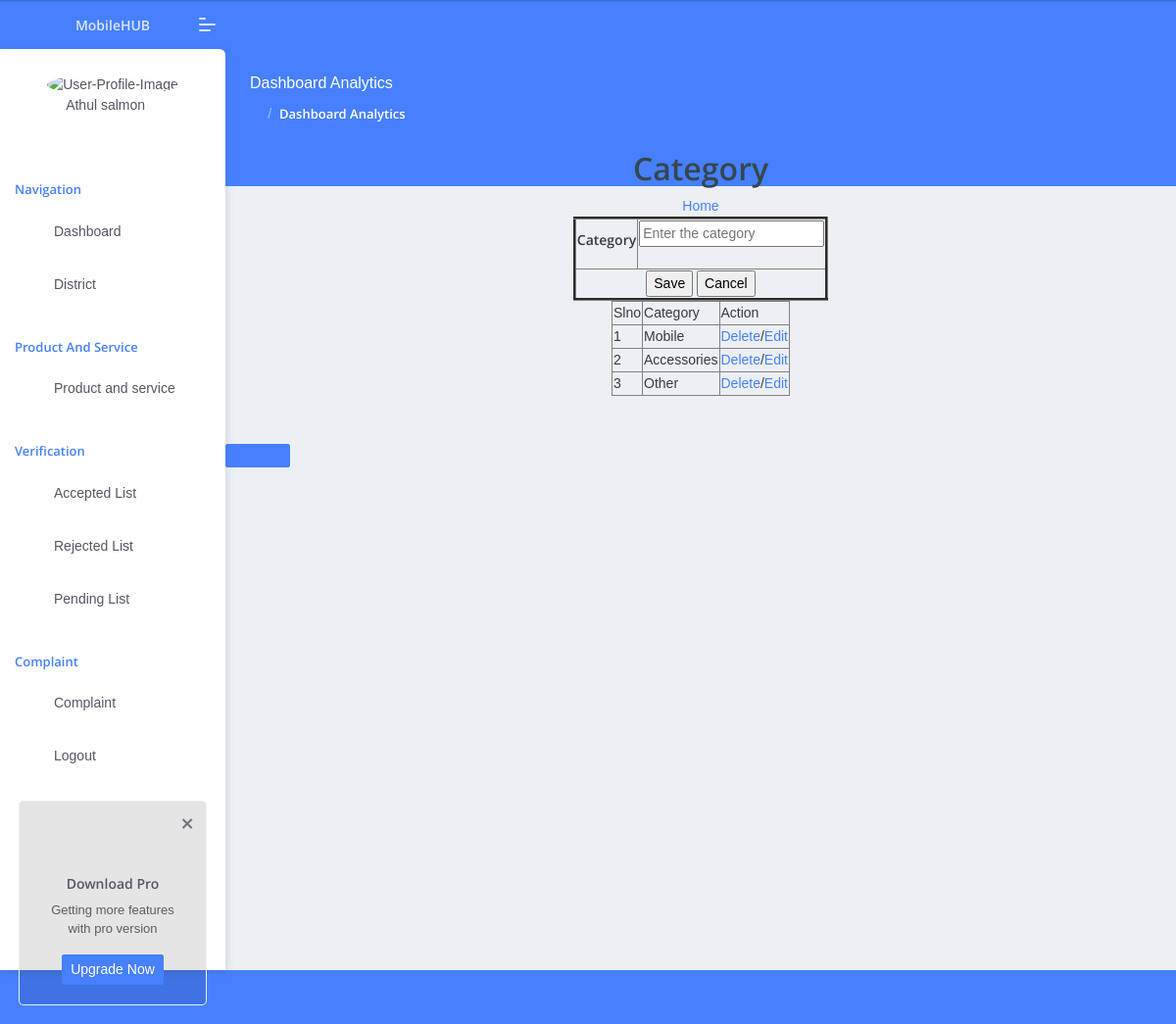
/wadministrator/Categoryinsertselect/, run on the app's committed database.
### administrator/models.py (models this page shows)
class tbl_category(models.Model):
    category_name = models.CharField(max_length=50)

### administrator/views.py (the view)
# urls.py: path('Categoryinsertselect/',views.Categoryinsertselect,name="Categoryinsertselect"),
def Categoryinsertselect(request):
    catdata=tbl_category.objects.all()
    if request.method=="POST":
        cat=request.POST.get("txtcategory")
        tbl_category.objects.create(category_name=cat)
        return render(request,"administrator/Category.html",{'Data':catdata})
    else:
        return render(request,"administrator/Category.html",{'Data':catdata})

### administrator/Templates/administrator/Category.html (shortened to what this page needs)
{% extends 'administrator/Header.html' %}
{% load static %}
{% block content %}
<!DOCTYPE html>
<html lang="en">
<head>
</head>
<body><center><h2>Category</h2></center>
    <a href="{% url 'administrator:loadinghomepage' %}">Home</a>
    <form action="" method="post">
        <table border="3" align="center">
            <tr>
                <th><label for="category">Category</label><br></th>
                <th><input type="text" id="category" name="txtcategory" placeholder="Enter the category" value="{{editdata.category_name}}"required><br><br></th>
            </tr>
            <tr>
                <td colspan="2">
                <center><input type="submit" value="Save">
                    <input type="submit" value="Cancel"></center>
                </td>
            </tr>
        </table>
        <table border="1" align="center">
            <tr>
                <td>Slno</td>
                <td> Category</td>
                <td> Action</td>
            </tr>
            {%  for i in Data %}
            <tr>
              <td>{{forloop.counter}}</td>
              <td>{{i.category_name}}</td>
              <td><a href="{% url 'administrator:delcategory' i.id %}">Delete</a>/<a href="{% url 'administrator:categoryupdate' i.id %}">Edit</a> </td>
    </tr>
            {% endfor %}
        </table>
    </form>
</body>
</html>
{% endblock content %}

### data on the page
tbl_category: category_name "Mobile"
tbl_category: category_name "Accessories"
tbl_category: category_name "Other"
